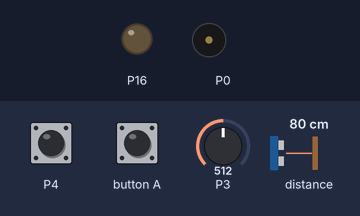
A program run on a simulated BBC micro:bit (MakeCode). On the bench: output pins drawn as LEDs (lit = HIGH), buzzer (waves = sounding). The inputs (shaded band) are chosen by the test bench; at power-on: distance to the obstacle 80 cm, P3 = 512, P4 HIGH (analog values on the 0–1023 scale).

Above: at 1.2 s.
1.3 s: distance to the obstacle set to 22 cm
2.8 s: distance to the obstacle set to 17 cm
At 2.97 s:
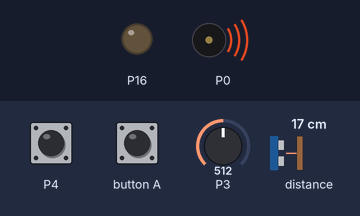
5.8 s: P3 set to 581
8.8 s: P3 set to 611
At 9.56 s:
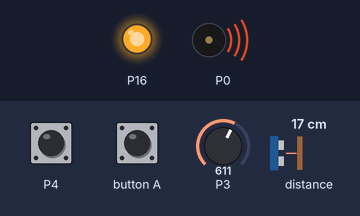
11.8 s: P3 set to 590
At 12.37 s:
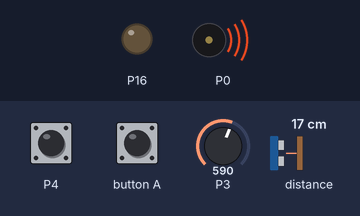
Timing chart, 0 to 14.8 s (numbered marks = the images above; inputs shaded):
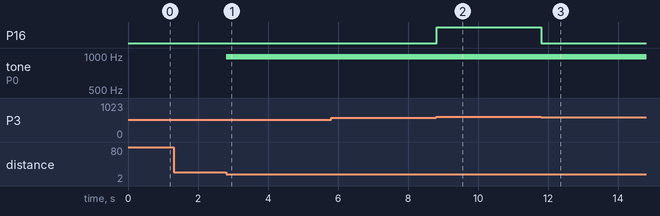

Measured:
- the behaviour switches between 20 and 19 cm on distance to the obstacle (found by bisection; images 0 and 1)
- the behaviour switches between 599 and 600 on P3 (found by bisection; images 1 and 2)
- after the input at 1.3 s, every drawn part: stays the same
- after the input at 2.8 s, tone on P0: silent → 988 Hz at once
- after the input at 8.8 s, P16: LOW → HIGH at once
- after the input at 11.8 s, P16: HIGH → LOW at once

The program:

main.ts
```typescript
let 距离 = 0
let 有人 = 0
let 黑天 = 0
let 暗度 = 0
pins.setPull(DigitalPin.P4, PinPullMode.PullUp)
basic.forever(function () {
    暗度 = pins.analogReadPin(AnalogReadWritePin.P3)
    if (暗度 >= 600) {
        黑天 = 1
    } else {
        黑天 = 0
    }
    有人 = pins.digitalReadPin(DigitalPin.P5)
    if (有人 == 1) {
        if (黑天 == 1) {
            pins.digitalWritePin(DigitalPin.P16, 1)
        } else {
            pins.digitalWritePin(DigitalPin.P16, 0)
        }
        距离 = sonar.ping(
        DigitalPin.P11,
        DigitalPin.P12,
        PingUnit.Centimeters
        )
        if (距离 < 20) {
            music.play(music.builtInPlayableMelody(Melodies.BaDing), music.PlaybackMode.InBackground)
        }
    } else {
        pins.digitalWritePin(DigitalPin.P16, 0)
    }
})
// 触摸P2播放音乐
basic.forever(function () {
    if (pins.digitalReadPin(DigitalPin.P4) == 0) {
        music.play(music.builtInPlayableMelody(Melodies.BaDing), music.PlaybackMode.InBackground)
    }
})
```

test.ts
```typescript
// 在此处测试；当此软件包作为插件使用时，将不会编译此软件包。
```
